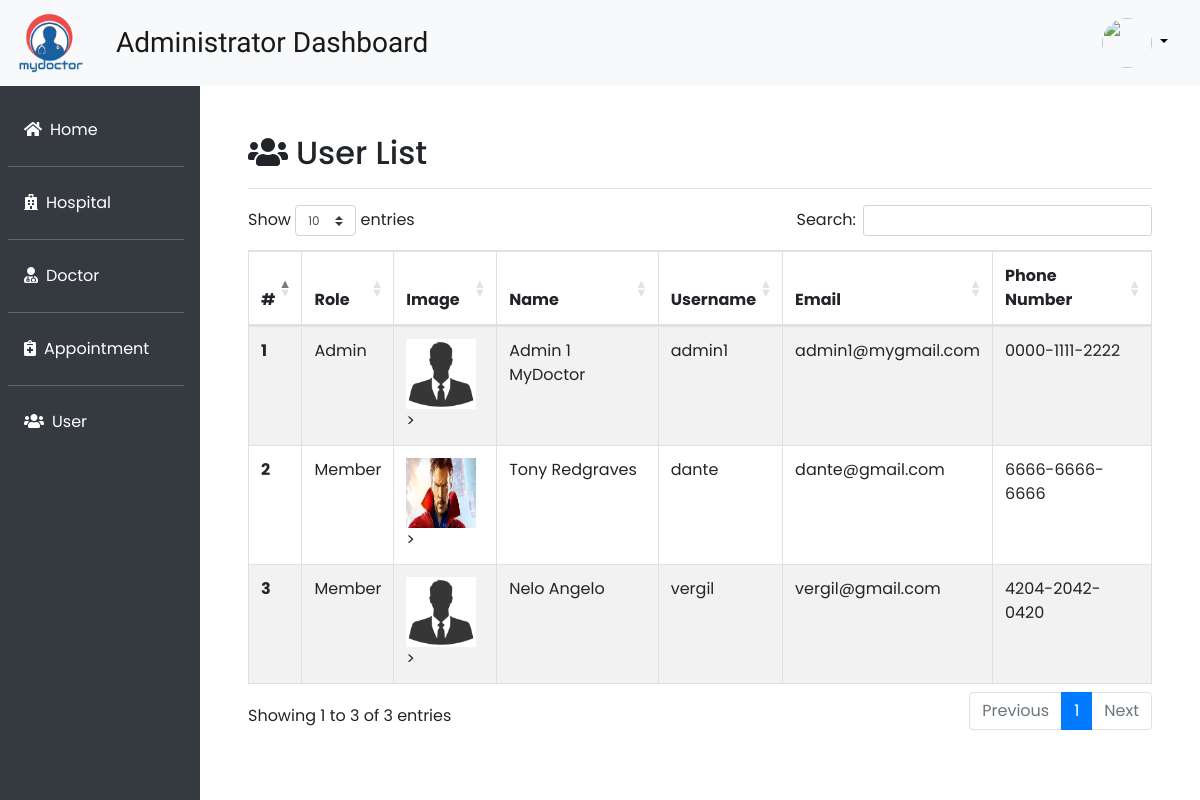
/index.php/user/viewMember, run on the app's committed database.
### tables this page shows
CREATE TABLE `user` (
  `id` int(10) NOT NULL,
  `name` varchar(128) NOT NULL,
  `username` varchar(128) NOT NULL,
  `email` varchar(128) NOT NULL,
  `password` varchar(128) NOT NULL,
  `phone` varchar(128) NOT NULL,
  `role` int(2) NOT NULL,
  `image` varchar(128) NOT NULL
);

### application/controllers/User.php (called while the page is built, shortened)
<?php
class User extends CI_Controller
{
    public function __construct()
    {
        $this->load->library('form_validation');
        $this->load->model('userModel');
        $this->load->model('hospitalModel');
        $this->load->model('doctorModel');
        $this->load->model('appointModel');
    }
    public function viewMember()
    {
        $data['title'] = 'Admin-User';
        $data['user'] = $this->userModel->getUser($this->session->userdata('username'));
        $data['member'] = $this->userModel->getAllUser();
        $this->load->view('template/admin_header', $data);
        $this->load->view('admin/view_member', $data);
        $this->load->view('template/admin_footer');
    }
}

### index.php (called while the page is built, shortened)
<?php
require_once BASEPATH.'core/CodeIgniter.php';

### application/models/userModel.php (called while the page is built, shortened)
<?php
class userModel extends CI_Model
{
    public function getAllUser()
    {
        return $this->db->get('user')->result_array();
    }
}

### application/views/admin/view_member.php (the view)
<div class="col-md-10 p-5 pt-2">
    <h2><i class="fas fa-users mr-2"></i>User List</h2>
    <hr>
    <table id="MemberTable" class="table table-striped table-bordered table-hover" style="width:100%">
        <thead>
            <tr>
                <th scope="col">#</th>
                <th scope="col">Role</th>
                <th scope="col">Image</th>
                <th scope="col">Name</th>
                <th scope="col">Username</th>
                <th scope="col">Email</th>
                <th scope="col">Phone Number</th>
            </tr>
        </thead>
        <tbody>
            <?php $i = 1; ?>
            <?php foreach ($member as $m) : ?>
                <tr>
                    <th scope="row"><?= $i ?> </th>
                    <td><?php if ($m['role'] == 1) {
                            echo 'Admin';
                        } else {
                            echo 'Member';
                        }; ?></td>
                    <td><img src="<?= base_url('assets/img/') . $m['image']; ?>" style="width:70px;height:70px">></td>
                    <td><?= $m['name']; ?></td>
                    <td><?= $m['username']; ?></td>
                    <td><?= $m['email']; ?></td>
                    <td><?= $m['phone']; ?></td>
                </tr>
                <?php $i++ ?>
            <?php endforeach; ?>
        </tbody>
    </table>
</div>
</div>

### assets/css/admin.css (style rules this page uses)
body { font-family: Poppins; }

### data on the page
user: role "Admin", image (placeholder picture), name "Admin 1 MyDoctor", username "admin1", email "admin1@mygmail.com", phone "0000-1111-2222"
user: role "Member", image (picture), name "Tony Redgraves", username "dante", email "dante@gmail.com", phone "6666-6666-6666"
user: role "Member", image (placeholder picture), name "Nelo Angelo", username "vergil", email "vergil@gmail.com", phone "4204-2042-0420"
